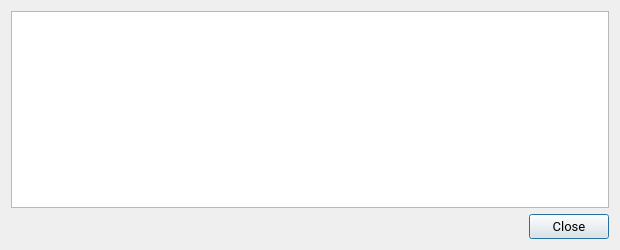
<?xml version="1.0" encoding="UTF-8"?>
<ui version="4.0">
 <class>TransactionDescDialog</class>
 <widget class="QDialog" name="TransactionDescDialog">
  <property name="geometry">
   <rect>
    <x>0</x>
    <y>0</y>
    <width>620</width>
    <height>250</height>
   </rect>
  </property>
  <property name="font">
   <font>
    <family>Roboto</family>
    <pointsize>10</pointsize>
   </font>
  </property>
  <property name="windowTitle">
   <string notr="true">Transaction details</string>
  </property>
  <layout class="QVBoxLayout" name="verticalLayout">
   <item>
    <widget class="QTextEdit" name="detailText">
     <property name="toolTip">
      <string>This pane shows a detailed description of the transaction</string>
     </property>
     <property name="readOnly">
      <bool>true</bool>
     </property>
    </widget>
   </item>
   <item>
    <widget class="QDialogButtonBox" name="buttonBox">
     <property name="orientation">
      <enum>Qt::Horizontal</enum>
     </property>
     <property name="standardButtons">
      <set>QDialogButtonBox::Close</set>
     </property>
    </widget>
   </item>
  </layout>
 </widget>
 <resources/>
 <connections>
  <connection>
   <sender>buttonBox</sender>
   <signal>accepted()</signal>
   <receiver>TransactionDescDialog</receiver>
   <slot>accept()</slot>
   <hints>
    <hint type="sourcelabel">
     <x>20</x>
     <y>20</y>
    </hint>
    <hint type="destinationlabel">
     <x>20</x>
     <y>20</y>
    </hint>
   </hints>
  </connection>
  <connection>
   <sender>buttonBox</sender>
   <signal>rejected()</signal>
   <receiver>TransactionDescDialog</receiver>
   <slot>reject()</slot>
   <hints>
    <hint type="sourcelabel">
     <x>20</x>
     <y>20</y>
    </hint>
    <hint type="destinationlabel">
     <x>20</x>
     <y>20</y>
    </hint>
   </hints>
  </connection>
 </connections>
</ui>
